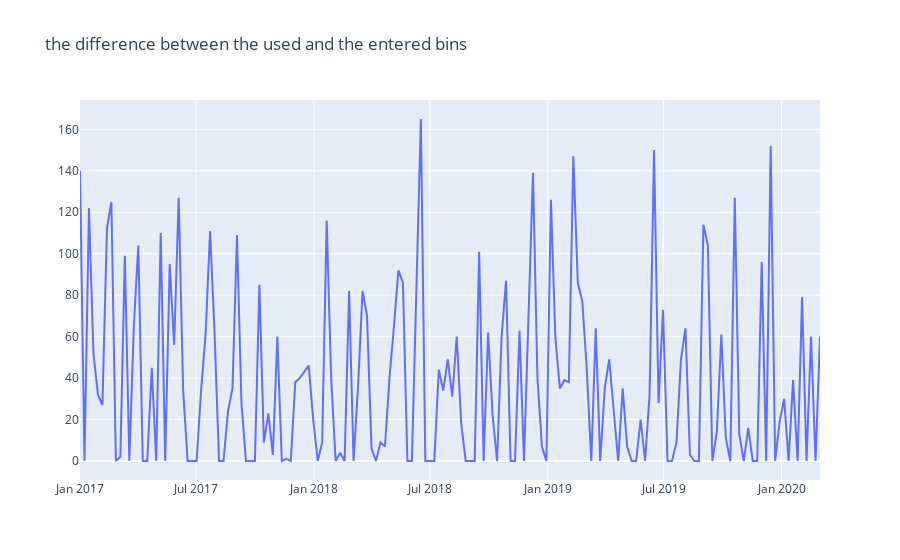

Source (notebook cell):
### Markdown cell above
#### plot of number of bins in the storage.

### Code cell
plot_data = [
    go.Scatter(
        x=train_df['data'],
        y=train_df['Numero_Bidoni_in_Economia_Domestica'],
    )
]

plot_layout = go.Layout(
        title='the difference between the used and the entered bins'
    )
fig = go.Figure(data=plot_data, layout=plot_layout)
pyoff.iplot(fig)

### Figure 1 — Plotly figure (JSON) as saved in the notebook; plotly's stock layout.template omitted (floating-point values rounded to 4 significant figures; data arrays with more than 128 entries replaced by an {"elided": "..."} marker saying what was removed)
{"data": [{"type": "scatter", "x": {"elided": "166 str values"}, "y": {"elided": "166 int values"}}], "layout": {"title": {"text": "the difference between the used and the entered bins"}}}
